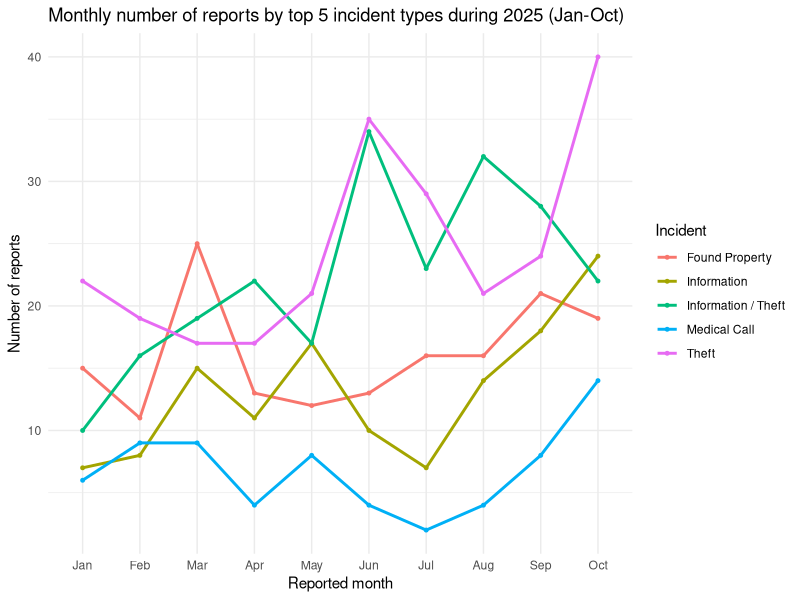
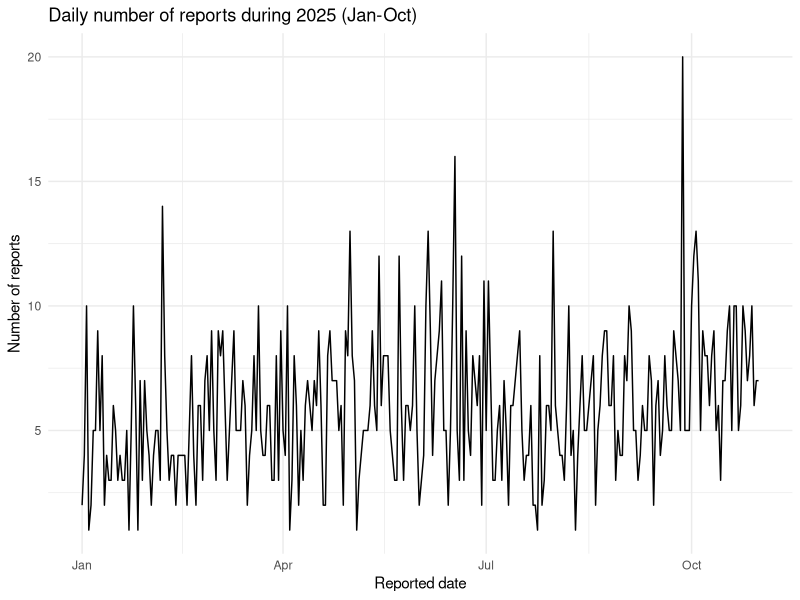

Write R code to recreate these figures, in order.
## ---- chunk 1
library(tidyverse)
library(knitr)
library(scales) 
df <- read_csv("_data/ucpd_data.csv")
df <- df %>%
  filter(reported_date >= as.Date("2025-01-01") & reported_date <= as.Date("2025-10-31"))
## ---- chunk 2
# i did this additional dataframes as subsets to do some exploratory analysis. nonetheless, the focus stills in the graphs showed in this section.
df$reported_wd <- weekdays(df$reported_date)
df$reported_hour <- as.numeric(format(df$reported, "%H"))
df$reported_month <- as.numeric(format(df$reported_date, "%m"))
## ---- chunk 3

df_month_incident <- df %>%
  mutate(
    reported_month = month(reported_date, label = TRUE, abbr = TRUE),
    incident_group = fct_lump_n(incident, n = 5, other_level = "Other")) %>%
  filter(
    incident_group != "Other") %>%  #here i filtered to not show others because the graph gets a little bit disproportionate because of incidence of others. wanted to expand n to 10 main incidents but difficult to read or perceive among so many lines 
  count(
    reported_month, incident_group, name = "count")

ggplot(df_month_incident,
       aes(x = reported_month,
           y = count,
           group = incident_group,
           color = incident_group)) +
  geom_line(linewidth = 1) +
  geom_point(size = 1) +
  labs(
    title = "Monthly number of reports by top 5 incident types during 2025 (Jan-Oct)",
    x = "Reported month",
    y = "Number of reports",
    color = "Incident"
  ) +
  theme_minimal()
## ---- chunk 4
df_month_incident <- df %>%
  mutate(
    reported_month = month(reported_date, label = TRUE, abbr = TRUE),
    incident_group = fct_lump_n(incident, n = 10, other_level = "Other incidents")) %>%
  count(
    reported_month, incident_group, name = "count")

summary_table <- df_month_incident %>%
  group_by(reported_month) %>%
  mutate(
    month_total = sum(count),              
    month_proportion = count / month_total
  ) %>%
  arrange(reported_month, desc(count))

summary_table %>%
knitr::kable()
## ---- chunk 5
df_daily_reports <- df %>%
  count(reported_date, name = "count")

ggplot(df_daily_reports,
       aes(x = reported_date,
           y = count)) +
  geom_line() +
  labs(
    title = "Daily number of reports during 2025 (Jan-Oct)",
    x = "Reported date",
    y = "Number of reports"
  ) +
  theme_minimal()
## ---- chunk 6
df_sep27 <- df %>%
  filter(reported_date == as.Date("2025-09-27")) %>%
  count(incident, name = "count") %>%
  mutate(
    total_day = sum(count),              
    proportion_day = count / total_day
  ) %>%
  arrange(desc(count))

df_sep27 %>%
  knitr::kable()
